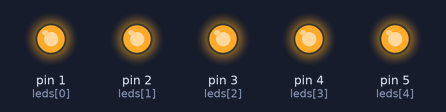
The sketch below on a simulated Arduino Uno, built with avr-gcc and run on an emulated ATmega328P. On the bench: output pins drawn as LEDs (lit = HIGH). At 60.0 s the program stops and its outputs stay as they are.

Above: at 0.1 s.
At 60.1 s:
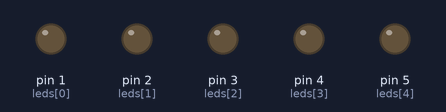
Timing chart, 0 to 61.5 s (numbered marks = the images above):
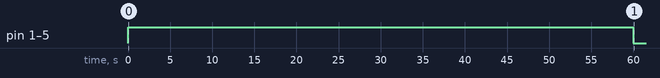

Measured:
- by itself, pin 1 (leds[0]), pin 2 (leds[1]), pin 3 (leds[2]), pin 4 (leds[3]), pin 5 (leds[4]): LOW → HIGH at 0.00 s, → LOW 60.0 s later

The sketch:

LEds.ino
```cpp
int leds[] = {1,2,3,4,5};
int n = 5;
int count = 0;
void setup()
{
  for(int i= 0; i<n;i++) pinMode(leds[i], OUTPUT);

}

void loop()
{
  if(count < 60){

  for(int i = 0; i<n;i++){
    digitalWrite(leds[i],HIGH);
  	}
    delay(1000);
    count++;

  }else{
    for(int i = 0; i<n;i++){
    digitalWrite(leds[i],LOW);
    }
    while(true);
  }

}
```
